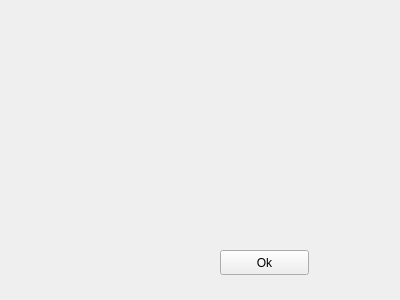
<?xml version="1.0" encoding="UTF-8"?>
<ui version="4.0">
 <class>errorLogWidget</class>
 <widget class="QWidget" name="errorLogWidget">
  <property name="geometry">
   <rect>
    <x>0</x>
    <y>0</y>
    <width>400</width>
    <height>300</height>
   </rect>
  </property>
  <property name="windowTitle">
   <string>ErrorLog</string>
  </property>
  <widget class="QPushButton" name="pushButton">
   <property name="geometry">
    <rect>
     <x>220</x>
     <y>250</y>
     <width>89</width>
     <height>25</height>
    </rect>
   </property>
   <property name="text">
    <string>Ok</string>
   </property>
  </widget>
 </widget>
 <resources/>
 <connections/>
</ui>
